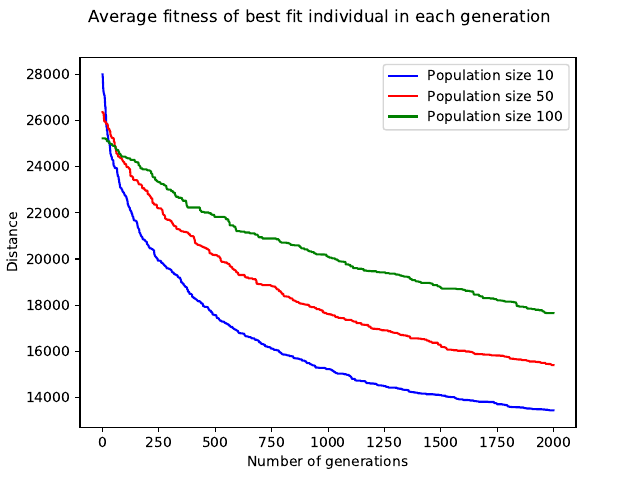

Generate this figure with Python:
import recombination as recomb
import numpy as np
import exhaustive
import sys
import csv
import matplotlib.pyplot as plt
import datetime


def mutate_inversion(child, probability):
    if probability >= np.random.uniform(0.0, 1.0):
        ind1 = np.random.random_integers(len(child)-1)
        ind2 = np.random.random_integers(len(child)-1)
        while ind1 == ind2:
            ind2 = np.random.random_integers(len(child)-1)
        if ind1 > ind2:
            child[ind2:ind1+1] = reversed(child[ind2:ind1+1])
        else:
            child[ind1:ind2+1] = reversed(child[ind1:ind2+1])


def parent_selector(parent_list, table, s):
    pre_prob = (2-s)/len(parent_list)
    parent1 = []
    parent2 = []
    for i in range(0, len(parent_list)-1):
        prob = pre_prob + (2 * (len(parent_list)-1-i) * (s-1))/(len(parent_list) * (len(parent_list) - 1))
        if prob >= np.random.uniform(0.0, 1.0):
            parent1 = parent_list[i]
            break

    for i in range(1, len(parent_list)-1):
        prob = pre_prob + (2*(len(parent_list) - 1 - i) * (s-1))/(len(parent_list)*(len(parent_list) - 1))
        if prob >= np.random.uniform(0.0, 1.0):
            parent2 = parent_list[i]
            break

    if len(parent1) == 0 and len(parent2) == 0:
        parent1 = parent_list[len(parent_list) - 2]
        parent2 = parent_list[len(parent_list) - 1]

    if len(parent1) == 0:
        parent1 = parent_list[len(parent_list) - 1]

    if len(parent2) == 0:
        parent2 = parent_list[len(parent_list) - 1]

    return list(parent1), list(parent2)

def survivor_selector_genitor(parent_list, child1, child2):
    parent_list[len(parent_list) - 1] = child1
    parent_list[len(parent_list) - 2] = child2


def genetic_algorithm(parent_list, table, s, mutation_prob, n_run):
    list.sort(parent_list, key=lambda seg: exhaustive.calcuate_total_distance(seg, table))
    best_individuals = []
    for c in range(n_run):

        parent1 = recomb.Genotype([])
        parent2 = recomb.Genotype([])
        child1 = recomb.Genotype([])
        child2 = recomb.Genotype([])

        parent1.data, parent2.data = parent_selector(parent_list, table, s)

        crossover_algorithm = recomb.Crossover()
        child1, child2 = crossover_algorithm.cycle_cross_over(parent1, parent2)
        mutate_inversion(child1.data, mutation_prob)
        mutate_inversion(child2.data, mutation_prob)
        survivor_selector_genitor(parent_list, child1.data, child2.data)
        list.sort(parent_list, key=lambda seg: exhaustive.calcuate_total_distance(seg, table))
        best_individuals.append(exhaustive.calcuate_total_distance(parent_list[0], table))

    return best_individuals

def run_algorithm(total_cities, population_size, n_rounds, s, mutation_prob, table, n_run, names):

    best_distance = 1000000
    worst_distance = 0
    best_distance_array = []
    best_individual_per_run = []
    best_gene_pool = []

    start = datetime.datetime.now()
    for n in range(0, n_rounds):
        # create initial gene pool
        gene_pool = []
        for i in range(0, population_size):
            gene_pool.append(np.random.permutation(total_cities))

        # fetching the strongest individual every algorithm cycle
        best_individual_per_run.append(genetic_algorithm(gene_pool, table, s, mutation_prob, n_run))

        # getting the strongest individual of this algorithm round
        tmp_individual = exhaustive.calcuate_total_distance(gene_pool[0], table)

        if tmp_individual < best_distance:
            best_distance = tmp_individual
            best_gene_pool = gene_pool[0]

        if tmp_individual > worst_distance:
            worst_distance = tmp_individual

        best_distance_array.append(tmp_individual)

    end = datetime.datetime.now()
    delta_t = end - start
    time_taken = delta_t.microseconds/1000000 + delta_t.seconds
    print(
        "Search: " +
        str(total_cities) +
        " cities, population size: " +
        str(population_size) +
        ", number of generations: " +
        str(n_run) +
        ", number of rounds: " +
        str(n_rounds) +
        ": "
    )
    print("Best distance: " + str(best_distance))
    print("Worst distance: " + str(worst_distance))
    print("Average distance: " + str(np.mean(best_distance_array, dtype=np.float32)))
    print("Standard deviation: " + str(np.std(best_distance_array, dtype=np.float32)))
    print("Time [seconds]: " + str(time_taken))
    print("Best order of travel: ")
    for k in range(len(gene_pool[0])-1):
        print(names[gene_pool[0][k]], end=" ")
    print(names[gene_pool[0][0]])
    print(" ")

    return best_individual_per_run


if __name__ == '__main__':
    # open csv file and get the table of cities and distances
    f = open(sys.argv[1], 'r')
    reader = csv.reader(f, delimiter=';')
    table = list(reader)
    # store names in own list
    names = table[0]
    table.pop(0)
    number_of_algorithm_runs = 2000



    fig = plt.figure("Genetic Algorithm")
    fig.suptitle("Average fitness of best fit individual in each generation")
    plt.ylabel("Distance")
    plt.xlabel("Number of generations")

    best_distance_matrix = []
    best_distance_matrix = run_algorithm(
        total_cities=24,
        population_size=10,
        n_rounds=20,
        s=1,
        mutation_prob=0.5,
        table=table,
        n_run=number_of_algorithm_runs,
        names=names
    )

    best_distance_average1 = []
    for i in range(len(best_distance_matrix[0])):
        sum = 0
        for j in range(len(best_distance_matrix)):
            sum += best_distance_matrix[j][i]

        best_distance_average1.append(sum/len(best_distance_matrix))

    best_distance_matrix = run_algorithm(
        total_cities=24,
        population_size=50,
        n_rounds=20,
        s=1,
        mutation_prob=0.5,
        table=table,
        n_run=number_of_algorithm_runs,
        names=names
    )


    best_distance_average2 = []
    for i in range(len(best_distance_matrix[0])):
        sum = 0
        for j in range(len(best_distance_matrix)):
            sum += best_distance_matrix[j][i]

        best_distance_average2.append(sum / len(best_distance_matrix))

    best_distance_matrix = run_algorithm(
        total_cities=24,
        population_size=100,
        n_rounds=20,
        s=1,
        mutation_prob=0.5,
        table=table,
        n_run=number_of_algorithm_runs,
        names=names
    )

    run_algorithm(
        total_cities=10,
        population_size=10,
        n_rounds=20,
        s=1,
        mutation_prob=0.5,
        table=table,
        n_run=number_of_algorithm_runs,
        names=names
    )

    run_algorithm(
        total_cities=10,
        population_size=50,
        n_rounds=20,
        s=1,
        mutation_prob=0.5,
        table=table,
        n_run=number_of_algorithm_runs,
        names=names
    )

    run_algorithm(
        total_cities=10,
        population_size=100,
        n_rounds=20,
        s=1,
        mutation_prob=0.5,
        table=table,
        n_run=number_of_algorithm_runs,
        names=names
    )

    best_distance_average3 = []
    for i in range(len(best_distance_matrix[0])):
        sum = 0
        for j in range(len(best_distance_matrix)):
            sum += best_distance_matrix[j][i]

        best_distance_average3.append(sum / len(best_distance_matrix))

    plt.plot(range(number_of_algorithm_runs), best_distance_average1, 'b', label='Population size 10')
    plt.plot(range(number_of_algorithm_runs), best_distance_average2, 'r', label='Population size 50')
    plt.plot(range(number_of_algorithm_runs), best_distance_average3, 'g', label='Population size 100')


    plt.legend()
    if(len(sys.argv) > 2):
        plt.savefig(sys.argv[2] + ".pdf", format="pdf")
    f.close()





    # Choose three different values for population size
    # Report best, worst, average and standard deviation og 20 runs
    # Plot average fitness across generation of each run (for three population sizes)
    # Run for 10 and 24 cities